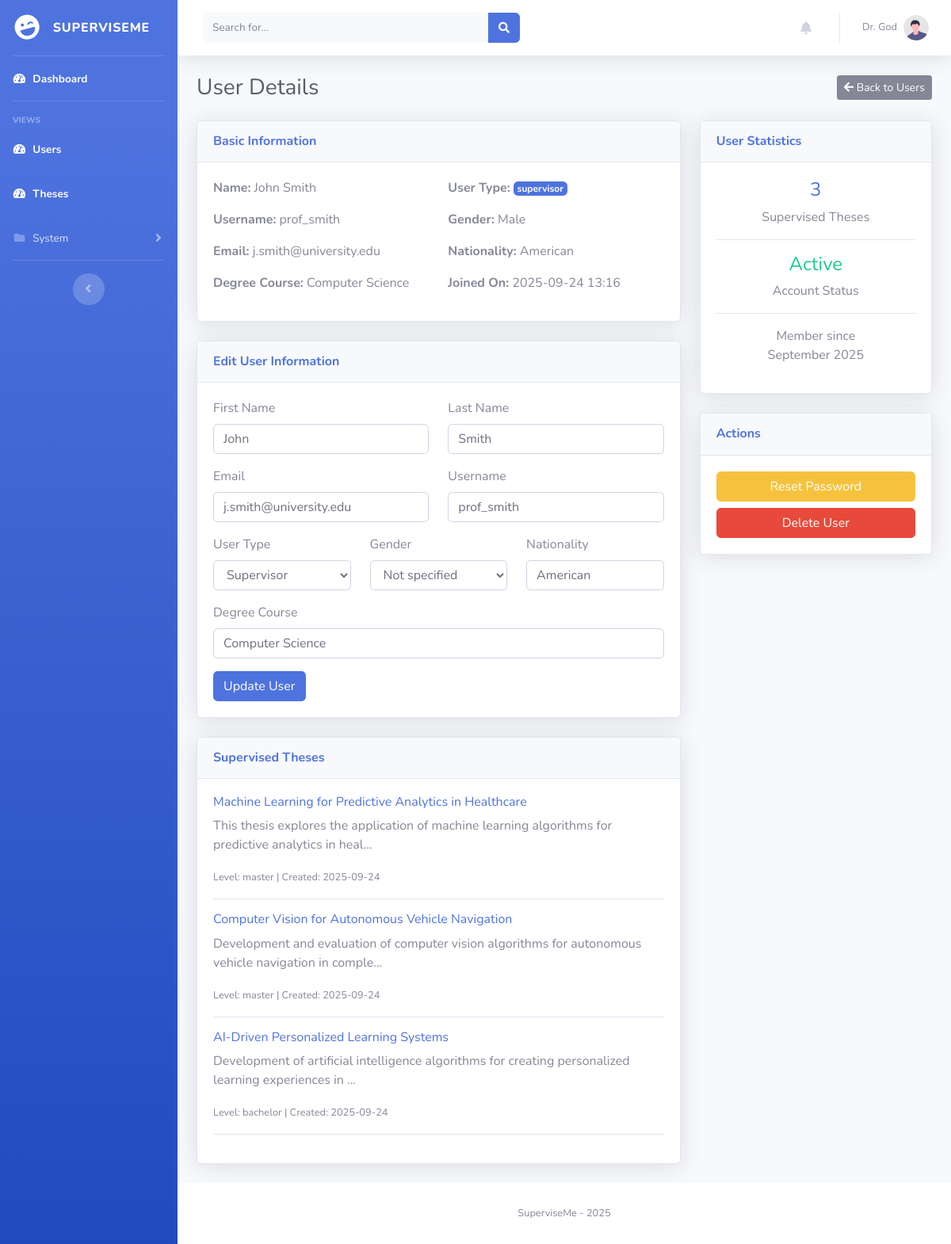
The app's page /admin/user/2 (signed in), older data.
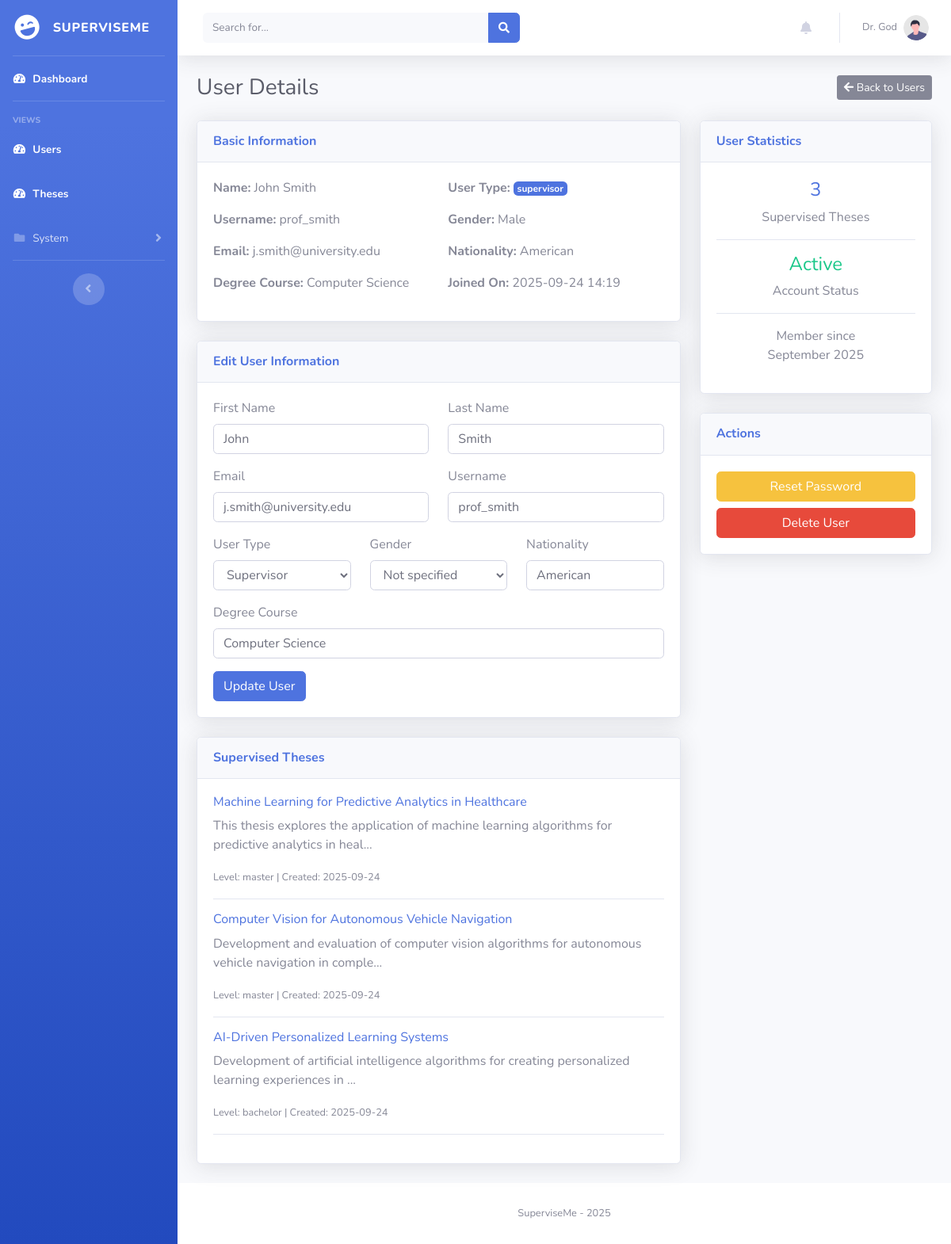
The same page, newer data.
### superviseme/models.py (models this page shows)
class User_mgmt(UserMixin, db.Model):
    __tablename__ = "user_mgmt"
    id = db.Column(db.Integer, primary_key=True)
    username = db.Column(db.String(50), nullable=False, unique=True)
    name = db.Column(db.String(15))
    surname = db.Column(db.String(15))
    cdl = db.Column(db.String(15))
    email = db.Column(db.String(50), nullable=False, unique=True)
    password = db.Column(db.String(80), nullable=False)
    user_type = db.Column(db.String(10), nullable=False, default="student")
    joined_on = db.Column(db.Integer, nullable=False)
    gender = db.Column(db.String(10), default=None)
    nationality = db.Column(db.String(15), default=None)
    last_activity = db.Column(db.Integer, nullable=True)  # Track last activity timestamp
    last_activity_location = db.Column(db.String(100), nullable=True)  # Track where they were last active
    telegram_user_id = db.Column(db.String(50), nullable=True)  # Telegram user ID for bot notifications
    telegram_enabled = db.Column(db.Boolean, default=False, nullable=False)  # Enable/disable Telegram notifications
    telegram_notification_types = db.Column(db.Text, nullable=True)  # JSON string of enabled notification types
    thesis = db.relationship("Thesis", backref="author", lazy=True)

### superviseme/routes/admin.py (the view)
@admin.route("/admin/user/<int:user_id>")
@login_required
def user_detail(user_id):
    privilege_check = check_privileges(current_user.username, role="admin")
    if privilege_check is not True:
        return privilege_check
    user = User_mgmt.query.get_or_404(user_id)
    authored_theses = []
    if user.user_type == "student":
        authored_theses = Thesis.query.filter_by(author_id=user_id).all()
    supervised_theses = []
    if user.user_type == "supervisor":
        supervised_rels = Thesis_Supervisor.query.filter_by(supervisor_id=user_id).all()
        supervised_theses = [Thesis.query.get(rel.thesis_id) for rel in supervised_rels]
    return render_template("/admin/user_detail.html",
                         current_user=current_user,
                         user=user,
                         authored_theses=authored_theses,
                         supervised_theses=supervised_theses,
                         datetime=datetime.datetime)

### superviseme/utils/logging_config.py (called while the page is built)
def log_request_response(app, loggers):
    @app.before_request
    def log_request_info():
        loggers['access_logger'].info("Request started", extra={
            'event_type': 'request_start',
            'endpoint': request.endpoint,
            'url_rule': str(request.url_rule) if request.url_rule else None,
            'content_length': request.content_length,
            'content_type': request.content_type
        })
    @app.after_request
    def log_response_info(response):
        loggers['access_logger'].info("Request completed", extra={
            'event_type': 'request_end',
            'status_code': response.status_code,
            'content_length': response.content_length,
            'content_type': response.content_type
        })
        return response

### superviseme/utils/miscellanea.py (called while the page is built, shortened)
def check_privileges(username, role="admin"):
    user = User_mgmt.query.filter_by(username=username).first()
    if not user:
        abort(404)
    return True

### superviseme/templates/admin/user_detail.html (shortened to what the changed rows need)
{% include 'admin/components/header.html' %}
<body id="page-top">
    <div id="wrapper">
        <div id="content-wrapper" class="d-flex flex-column">
            <div id="content">
                <div class="container-fluid">
                    <div class="d-sm-flex align-items-center justify-content-between mb-4">
                        <h1 class="h3 mb-0 text-gray-800">User Details</h1>
                    </div>
                    <div class="row">
                        <div class="col-xl-8 col-lg-7">
                            <div class="card shadow mb-4">
                                <div class="card-body">
                                    <div class="row">
                                        <div class="col-md-6">
                                            <p><strong>Name:</strong> {{ user.name }} {{ user.surname }}</p>
                                            <p><strong>Username:</strong> {{ user.username }}</p>
                                            <p><strong>Email:</strong> {{ user.email }}</p>
                                        </div>
                                        <div class="col-md-6">
                                            <p><strong>User Type:</strong> <span class="badge badge-primary">{{ user.user_type }}</span></p>
                                            <p><strong>Gender:</strong> {{ user.gender or "Not specified" }}</p>
                                            <p><strong>Nationality:</strong> {{ user.nationality or "Not specified" }}</p>
                                        </div>
                                    </div>
                                    <div class="row">
                                        <div class="col-md-6">
                                            <p><strong>Degree Course:</strong> {{ user.cdl or "Not specified" }}</p>
                                        </div>
                                        <div class="col-md-6">
                                            <p><strong>Joined On:</strong> {{ datetime.fromtimestamp(user.joined_on).strftime('%Y-%m-%d %H:%M') }}</p>
                                        </div>
                                    </div>
                                </div>
                            </div>
                            <div class="card shadow mb-4">
                                <div class="card-body">
                                    <form action="/admin/update_user" method="POST">
                                        <div class="row">
                                            <div class="col-md-6">
                                                <div class="form-group">
                                                    <label for="name">First Name</label>
                                                    <input type="text" class="form-control" id="name" name="name" value="{{ user.name or '' }}">
                                                </div>
                                            </div>
                                            <div class="col-md-6">
                                                <div class="form-group">
                                                    <label for="surname">Last Name</label>
                                                    <input type="text" class="form-control" id="surname" name="surname" value="{{ user.surname or '' }}">
                                                </div>
                                            </div>
                                        </div>
                                        <div class="row">
                                            <div class="col-md-6">
                                                <div class="form-group">
                                                    <label for="email">Email</label>
                                                    <input type="email" class="form-control" id="email" name="email" value="{{ user.email or '' }}">
                                                </div>
                                            </div>
                                            <div class="col-md-6">
                                                <div class="form-group">
                                                    <label for="username">Username</label>
                                                    <input type="text" class="form-control" id="username" name="username" value="{{ user.username or '' }}">
                                                </div>
                                            </div>
                                        </div>
                                        <div class="row">
                                            <div class="col-md-4">
                                                <div class="form-group">
                                                    <label for="user_type">User Type</label>
                                                    <select class="form-control" id="user_type" name="user_type">
                                                        <option value="supervisor" {% if user.user_type == 'supervisor' %}selected{% endif %}>Supervisor</option>
                                                    </select>
                                                </div>
                                            </div>
                                            <div class="col-md-4">
                                                <div class="form-group">
                                                    <label for="nationality">Nationality</label>
                                                    <input type="text" class="form-control" id="nationality" name="nationality" value="{{ user.nationality or '' }}">
                                                </div>
                                            </div>
                                        </div>
                                        <div class="row">
                                            <div class="col-md-12">
                                                <div class="form-group">
                                                    <label for="cdl">Degree Course</label>
                                                    <input type="text" class="form-control" id="cdl" name="cdl" value="{{ user.cdl or '' }}">
                                                </div>
                                            </div>
                                        </div>
                                    </form>
                                </div>
                            </div>
                        </div>
                        <div class="col-xl-4 col-lg-5">
                            <div class="card shadow mb-4">
                                <div class="card-body text-center">
                                    <div>
                                        <p class="text-muted">
                                            Member since<br>
                                            {{ datetime.fromtimestamp(user.joined_on).strftime('%B %Y') }}
                                        </p>
                                    </div>
                                </div>
                            </div>
                        </div>
                    </div>
                </div>
            </div>
            {% include 'admin/components/footer.html' %}
</body>
</html>

Row changes from the older to the newer data that the page shows:
changed User_mgmt "John": fromtimestamp "2025-09-24 13:16" → "2025-09-24 14:19"
